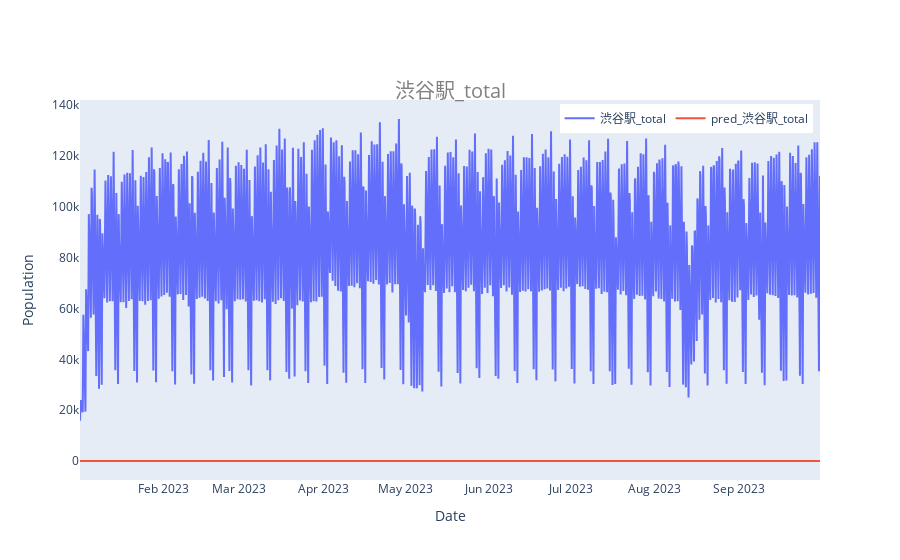
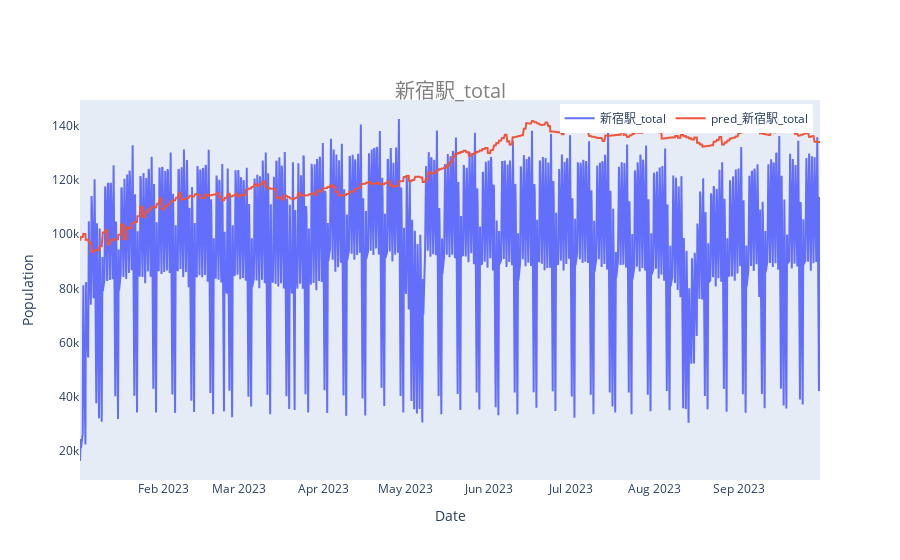
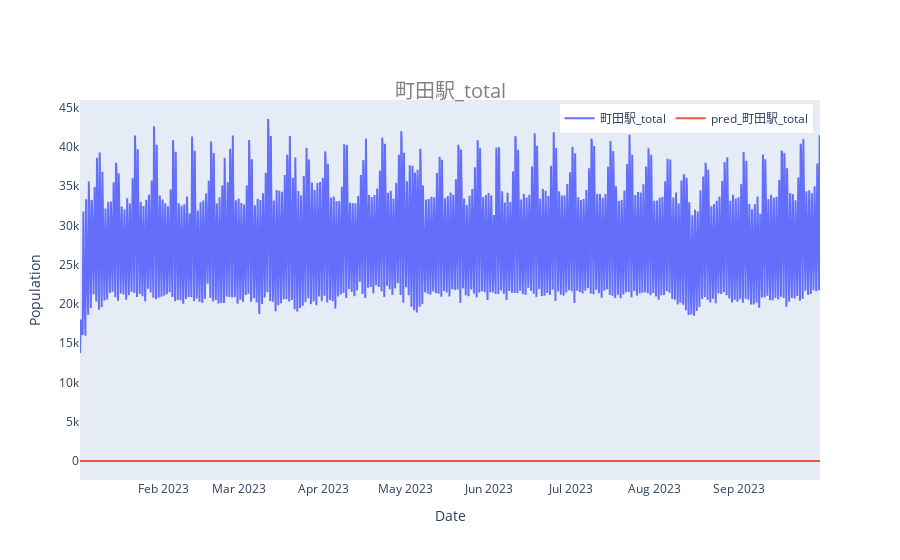
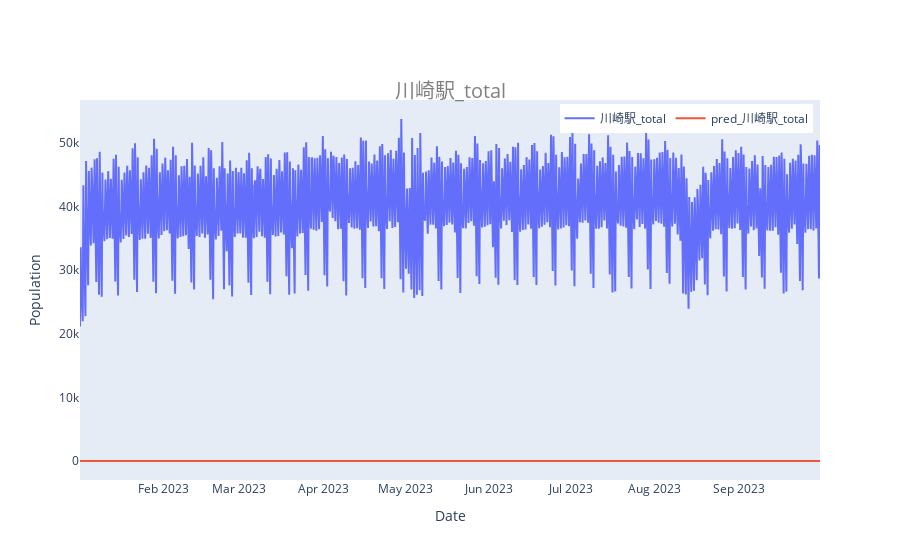

Write notebook code for charts like these, in order.
### Code cell
# make y_true df from a specific date
_df_train = df_train.loc['2021-10-01': ,:]
y_true = pd.concat([_df_train, df_valid]).iloc[:, :num_features_pred]

# plot with plotly     
for i in range(y_pred.shape[1]):
    fig = go.Figure()
    fig.add_trace(go.Scatter(x=y_true.index, y=y_true.iloc[:, i], name=y_true.columns[i]))
    fig.add_trace(go.Scatter(x=y_pred.index, y=y_pred.iloc[:, i], name=y_pred.columns[i]))
    fig.update_xaxes(title="Date",showgrid=False)
    fig.update_yaxes(title="Population", showgrid=False)
    fig.update_layout(legend=dict(x=0.99,
                              y=0.99,
                              xanchor='right',
                              yanchor='top',
                              orientation='h',
                              ),
                      hovermode='x unified',
                      title=dict(text=y_true.columns[i],
                                 font=dict(size=20, color='grey'),
                                 xref='paper', # container or paper
                                 x=0.5,
                                 y=0.85,
                                 xanchor='center'
                                )
                     )
    fig.show()

### Figure 1 — Plotly figure (JSON) as saved in the notebook; plotly's stock layout.template omitted (floating-point values rounded to 4 significant figures; data arrays with more than 128 entries replaced by an {"elided": "..."} marker saying what was removed)
{"data": [{"name": "渋谷駅_total", "type": "scatter", "x": {"elided": "1092 str values"}, "y": {"elided": "1092 int values"}}, {"name": "pred_渋谷駅_total", "type": "scatter", "x": {"elided": "1092 str values"}, "y": {"elided": "1092 int values"}}], "layout": {"autosize": true, "hovermode": "x unified", "legend": {"orientation": "h", "x": 0.99, "xanchor": "right", "y": 0.99, "yanchor": "top"}, "title": {"font": {"color": "grey", "size": 20}, "text": "渋谷駅_total", "x": 0.5, "xanchor": "center", "xref": "paper", "y": 0.85}, "xaxis": {"autorange": true, "range": ["2023-01-01 09:00", "2023-09-30 18:00"], "showgrid": false, "title": {"text": "Date"}, "type": "date"}, "yaxis": {"autorange": true, "range": [-7475.0, 142000.0], "showgrid": false, "title": {"text": "Population"}, "type": "linear"}}}

### Figure 2 — Plotly figure (JSON) as saved in the notebook; plotly's stock layout.template omitted (floating-point values rounded to 4 significant figures; data arrays with more than 128 entries replaced by an {"elided": "..."} marker saying what was removed)
{"data": [{"name": "新宿駅_total", "type": "scatter", "x": {"elided": "1092 str values"}, "y": {"elided": "1092 int values"}}, {"name": "pred_新宿駅_total", "type": "scatter", "x": {"elided": "1092 str values"}, "y": {"elided": "1092 float values"}}], "layout": {"autosize": true, "hovermode": "x unified", "legend": {"orientation": "h", "x": 0.99, "xanchor": "right", "y": 0.99, "yanchor": "top"}, "title": {"font": {"color": "grey", "size": 20}, "text": "新宿駅_total", "x": 0.5, "xanchor": "center", "xref": "paper", "y": 0.85}, "xaxis": {"autorange": true, "range": ["2023-01-01 09:00", "2023-09-30 18:00"], "showgrid": false, "title": {"text": "Date"}, "type": "date"}, "yaxis": {"autorange": true, "range": [9168.0, 149600.0], "showgrid": false, "title": {"text": "Population"}, "type": "linear"}}}

### Figure 3 — Plotly figure (JSON) as saved in the notebook; plotly's stock layout.template omitted (floating-point values rounded to 4 significant figures; data arrays with more than 128 entries replaced by an {"elided": "..."} marker saying what was removed)
{"data": [{"name": "町田駅_total", "type": "scatter", "x": {"elided": "1092 str values"}, "y": {"elided": "1092 int values"}}, {"name": "pred_町田駅_total", "type": "scatter", "x": {"elided": "1092 str values"}, "y": {"elided": "1092 int values"}}], "layout": {"autosize": true, "hovermode": "x unified", "legend": {"orientation": "h", "x": 0.99, "xanchor": "right", "y": 0.99, "yanchor": "top"}, "title": {"font": {"color": "grey", "size": 20}, "text": "町田駅_total", "x": 0.5, "xanchor": "center", "xref": "paper", "y": 0.85}, "xaxis": {"autorange": true, "range": ["2023-01-01 09:00", "2023-09-30 18:00"], "showgrid": false, "title": {"text": "Date"}, "type": "date"}, "yaxis": {"autorange": true, "range": [-2421.0, 45990.0], "showgrid": false, "title": {"text": "Population"}, "type": "linear"}}}

### Figure 4 — Plotly figure (JSON) as saved in the notebook; plotly's stock layout.template omitted (floating-point values rounded to 4 significant figures; data arrays with more than 128 entries replaced by an {"elided": "..."} marker saying what was removed)
{"data": [{"name": "川崎駅_total", "type": "scatter", "x": {"elided": "1092 str values"}, "y": {"elided": "1092 int values"}}, {"name": "pred_川崎駅_total", "type": "scatter", "x": {"elided": "1092 str values"}, "y": {"elided": "1092 int values"}}], "layout": {"autosize": true, "hovermode": "x unified", "legend": {"orientation": "h", "x": 0.99, "xanchor": "right", "y": 0.99, "yanchor": "top"}, "title": {"font": {"color": "grey", "size": 20}, "text": "川崎駅_total", "x": 0.5, "xanchor": "center", "xref": "paper", "y": 0.85}, "xaxis": {"autorange": true, "range": ["2023-01-01 09:00", "2023-09-30 18:00"], "showgrid": false, "title": {"text": "Date"}, "type": "date"}, "yaxis": {"autorange": true, "range": [-2988.0, 56780.0], "showgrid": false, "title": {"text": "Population"}, "type": "linear"}}}
